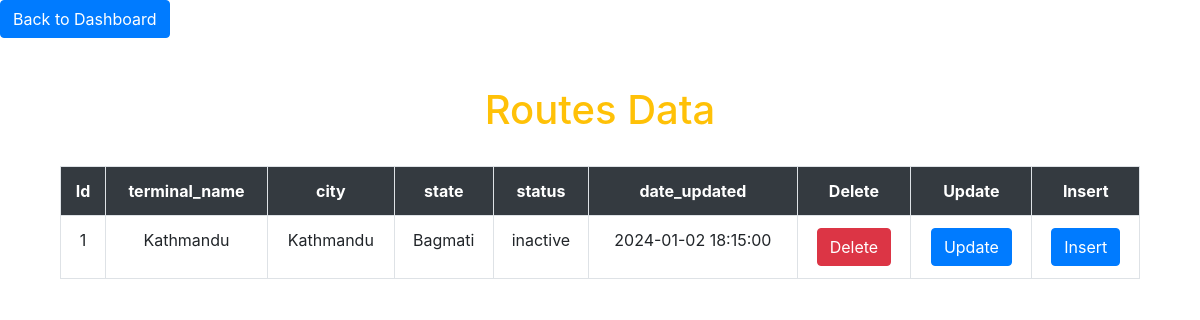
Page /routesDisplay.php on the earlier database version.
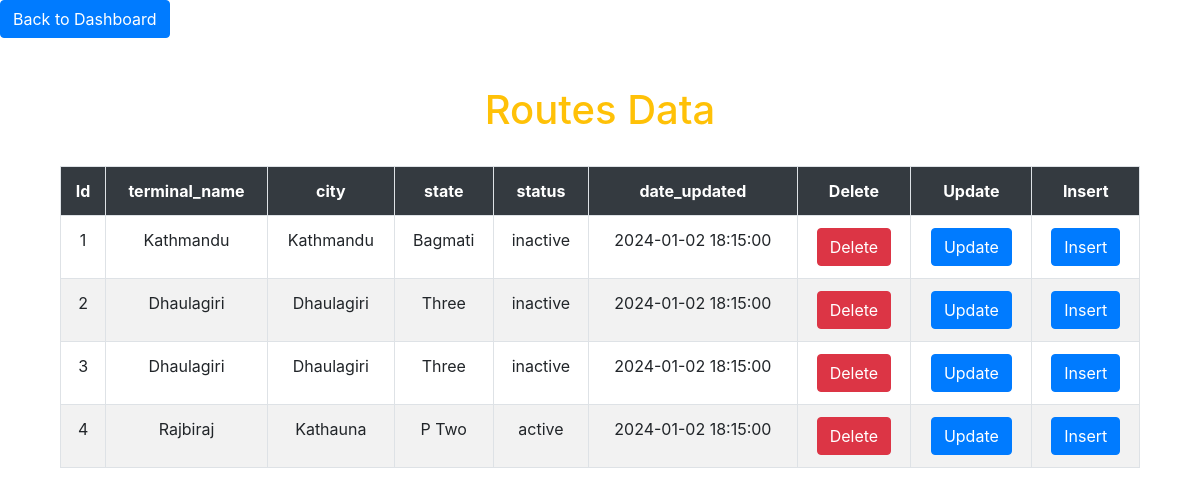
Same page on the later database version.
### tables this page shows
CREATE TABLE `routes` (
  `id` int(11) NOT NULL,
  `terminal_name` varchar(255) NOT NULL,
  `city` varchar(255) NOT NULL,
  `state` varchar(255) NOT NULL,
  `status` enum('inactive','active') NOT NULL DEFAULT 'inactive',
  `date_updated` timestamp NOT NULL DEFAULT current_timestamp() ON UPDATE current_timestamp()
);

### routesDisplay.php (the view, shortened to what this page needs)
<!DOCTYPE html>
<html>
<head>
  <link rel="stylesheet" href="https://maxcdn.bootstrapcdn.com/bootstrap/4.0.0/css/bootstrap.min.css">
 <link rel="stylesheet" type="text/css" href="http://ajax.aspnetcdn.com/ajax/jquery.dataTables/1.9.4/css/jquery.dataTables.css">
</head>
<header>
    <a href="admin_dashboard.php"><button class="btn btn-primary">Back to Dashboard</button></a>
</header>
<body>
 <div class="container">
 <div class="col-lg-12">
 <br><br>
 <h1 class="text-warning text-center" > Routes Data </h1>
 <br>
 <table  id="tabledata" class=" table table-striped table-hover table-bordered">
 <tr class="bg-dark text-white text-center">
 <th> Id </th>
 <th> terminal_name </th>
 <th> city </th>
 <th> state </th>
 <th> status </th>
 <th> date_updated </th>
 <th> Delete </th>
 <th> Update </th>
 <th> Insert </th>
 </tr >
 <?php
 include 'database.php';
 $q = "select * from routes ";
 $query = mysqli_query($con,$q);
 while($res = mysqli_fetch_array($query)){
 ?>
 <tr class="text-center">
 <td> <?php echo $res['id'];  ?> </td>
 <td> <?php echo $res['terminal_name'];  ?> </td>
 <td> <?php echo $res['city'];  ?> </td>
 <td> <?php echo $res['state'];  ?> </td>
 <td> <?php echo $res['status'];  ?> </td>
 <td> <?php echo $res['date_updated'];  ?> </td>
 <td> <button class="btn-danger btn"> <a href="routesDelete.php?id=<?php echo $res['id']; ?>" class="text-white"> Delete </a>  </button> </td>
 <td> <button class="btn-primary btn"> <a href="routesUpdate.php?id=<?php echo $res['id']; ?>" class="text-white"> Update </a> </button> </td>
 <td> <button class="btn-primary btn"> <a href="routesInsert.php?id=<?php echo $res['id']; ?>" class="text-white"> Insert</a> </button> </td>
 </tr>
 <?php
 }
  ?>
 </table>
 </div>
 </div>
</body>
</html>

Differences in the rows shown:
added routes: id "2", terminal_name "Dhaulagiri", city "Dhaulagiri", state "Three", status "inactive", date_updated "2024-01-02 18:15:00"
added routes: id "3", terminal_name "Dhaulagiri", city "Dhaulagiri", state "Three", status "inactive", date_updated "2024-01-02 18:15:00"
added routes: id "4", terminal_name "Rajbiraj", city "Kathauna", state "P Two", status "active", date_updated "2024-01-02 18:15:00"
